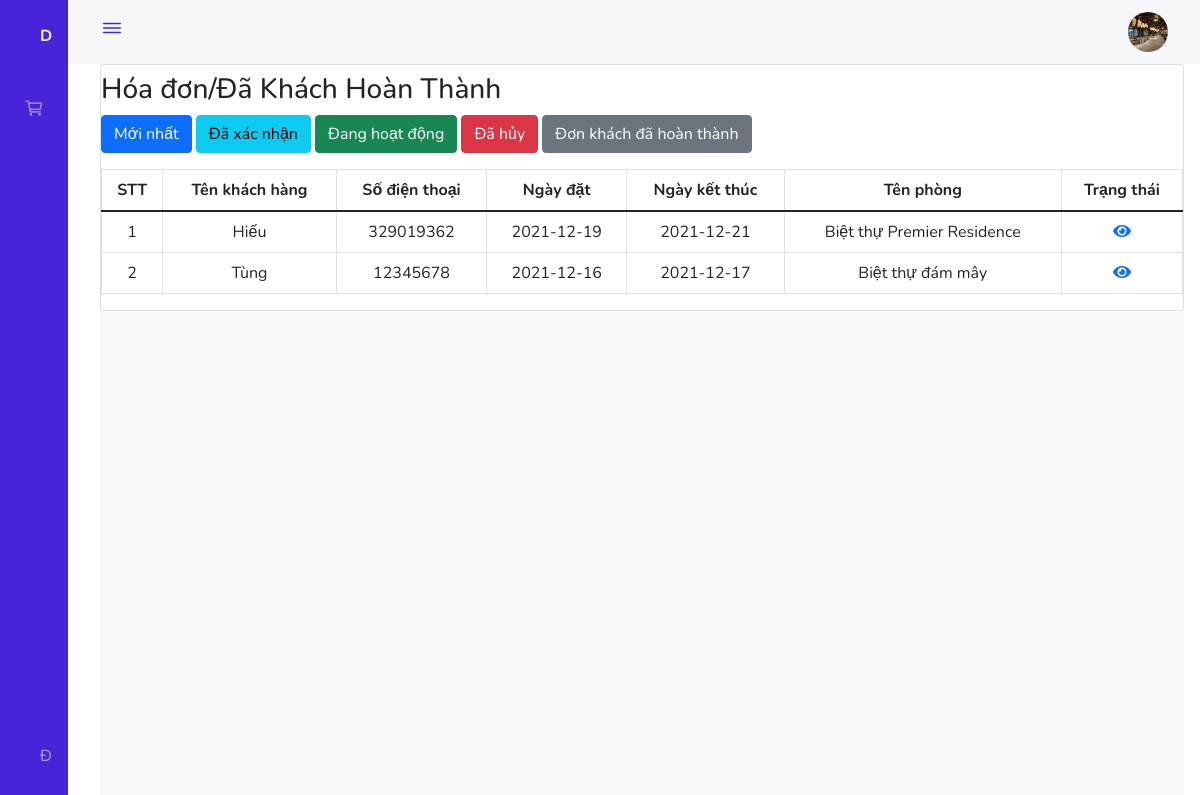
The app's page /Admin/Reserver_employee/index.php?completed (signed in) with its own data.
### tables this page shows
CREATE TABLE `customers` (
  `id_customers` int(11) NOT NULL,
  `email` varchar(255) NOT NULL,
  `pass` varchar(255) NOT NULL,
  `sdt` int(10) NOT NULL,
  `full_name` varchar(255) NOT NULL,
  `img` varchar(255) NOT NULL,
  `address` varchar(255) NOT NULL,
  `status` int(11) NOT NULL DEFAULT 1
);

CREATE TABLE `reserver` (
  `id_reserver` int(11) NOT NULL,
  `id_customers` int(11) NOT NULL,
  `start_date` date NOT NULL,
  `end_date` date NOT NULL,
  `status` varchar(3000) NOT NULL DEFAULT 'Chờ xác nhận',
  `id_voucher` int(11) DEFAULT NULL,
  `number_people` int(11) NOT NULL
);

CREATE TABLE `villa` (
  `id_villa` int(11) NOT NULL,
  `name` varchar(255) NOT NULL,
  `images` varchar(255) NOT NULL,
  `villa_category_id` int(11) NOT NULL,
  `price` int(10) NOT NULL,
  `desciption` varchar(255) NOT NULL,
  `quantity` int(11) NOT NULL,
  `area` int(11) NOT NULL,
  `view` varchar(255) NOT NULL,
  `price_sale` int(11) NOT NULL DEFAULT 0,
  `bedrooms` int(11) NOT NULL DEFAULT 1,
  `status` int(11) NOT NULL DEFAULT 1,
  `img1` varchar(255) NOT NULL,
  `img2` varchar(255) NOT NULL,
  `img3` varchar(255) NOT NULL
);

### Admin/Reserver_employee/index.php (called while the page is built, shortened)
<?php
require_once '../../global.php';
require_once '../../Dao/Pdo.php';
require_once '../../Dao/Reserve.php';
extract($_REQUEST);
if (exist_params('btn_insert')) {
    $start_date = $_POST["start_date"];
    $end_date = $_POST["end_date"];
    if (isset($_POST["id_voucher"]) && !empty($_POST["id_voucher"])) {
        $data = [
            "id_customers" => $_POST["id_customers"],
            "start_date" => $start_date,
            "end_date" => $end_date,
            "status" => 'Chờ xác nhận',
            "id_voucher" => $_POST["id_voucher"],
            "number_people" => $_POST['quantity']
        ];
        if (insert_reserve($data) == true) {
            $id_reserver = select_one_reserve();
            foreach ($_SESSION['cart'] as $key => $value) {
                if (isset($_SESSION['cart_option']) || !empty($_SESSION['cart_option'])) {
                    foreach ($_SESSION['cart_option'] as $key => $value_option) {
                        insert_id_villa_reserve(intval($id_reserver['id_reserver']), intval($value['id_villa']), intval($value_option['id']));
                    }
                } else {
                    insert_id_villa_not_service_reserve(intval($id_reserver['id_reserver']), intval($value['id_villa']));
                }
            }
            $_SESSION['message'] = "Đặt thành công!";
            unset($_SESSION['cart']);
            unset($_SESSION['cart_option']);
            unset($_SESSION['voucher']);
            unset($_SESSION['voucher_sales']);
            header('location: ' . $LAYOUT_URL . '/login.php');
            die;
        }
    } else {
        $data = [
            "id_customers" => $_POST["id_customers"],
            "start_date" => $start_date,
            "end_date" => $end_date,
            "status" => 'Chờ xác nhận',
            "number_people" => $_POST['quantity']
        ];
        if (insert_not_voucher_reserve($data) == true) {
            $id_reserver = select_one_reserve();
            foreach ($_SESSION['cart'] as $key => $value) {
                if (isset($_SESSION['cart_option']) || !empty($_SESSION['cart_option'])) {
                    foreach ($_SESSION['cart_option'] as $key => $value_option) {
                        insert_id_villa_reserve(intval($id_reserver['id_reserver']), intval($value['id_villa']), intval($value_option['id']));
                    }
                } else {
                    insert_id_villa_not_service_reserve(intval($id_reserver['id_reserver']), intval($value['id_villa']));
                }
            }
            $_SESSION['message'] = "Đặt thành công!";
            unset($_SESSION['cart']);
            unset($_SESSION['cart_option']);
            unset($_SESSION['voucher']);
            unset($_SESSION['voucher_sales']);
            header('location: ' . $LAYOUT_URL . '/login.php');
            die;
        }
    }
} elseif (exist_params('confirmed')) {
    $data = select_all_reserver_where("Đặt thành công");
    $VIEW_NAME = 'confirmed.php';
} elseif (exist_params('active')) {
    $data = select_all_reserver_where("Đang hoạt động");
    $VIEW_NAME = 'active.php';
} elseif (exist_params('cancel')) {
    $data = select_all_reserver_where("Hủy");
    $VIEW_NAME = 'cancel.php';
} elseif (exist_params('completed')) {
    $data = select_all_reserver_where("Hoàn thành");
} elseif (exist_params('details')) {
    $id = $_GET['details'];
    $data = select_one_villa_reserver($id);
    $VIEW_NAME = 'details.php';
} else {
    $data = select_all_reserver_where("Chờ xác nhận");
    $VIEW_NAME = 'list.php';
}
require_once '../employee_layout.php';

### global.php (called while the page is built, shortened)
<?php
$ROOT_URL = "http://localhost/du_an_flamingo";
$CONTENT_URL = "$ROOT_URL/Content";
$ADMIN_URL = "$ROOT_URL/Admin";

### Dao/Pdo.php (called while the page is built, shortened)
<?php
function pdo_get_connection()
{
    $dburl = "mysql:host=localhost;dbname=abec";
    $username = "root";
    $password = "";
    $conn = new PDO($dburl, $username, $password);
    $conn->setAttribute(PDO::ATTR_ERRMODE, PDO::ERRMODE_EXCEPTION);
    return $conn;
}
function pdo_query($sql)
{
    try {
        $conn = pdo_get_connection();
        $stmt = $conn->prepare($sql);
        $stmt->execute();
        $rows = $stmt->fetchAll();
        return $rows;
    } catch (PDOException $e) {
        echo "lỗi: ";
        $e->getMessage();
    } finally {
        unset($conn);
    }
}

### Dao/Reserve.php (called while the page is built, shortened)
<?php
function select_all_reserver_where($status)
{
    $sql = "SELECT *,id_reserver , customers.full_name as cus_name, customers.sdt as cus_sdt, reserver.start_date as start_date, reserver.end_date as end_date, reserver.status as status,  villa.name as name_villa  FROM  reserver JOIN reserver_details ON reserver_details.reserve_id = reserver.id_reserver JOIN villa ON villa.id_villa = reserver_details.villa_id JOIN customers on customers.id_customers = reserver.id_customers WHERE  `reserver`.`status`= '" . $status . "'  ORDER BY id_reserver  DESC";
    return pdo_query($sql);
}

### Admin/Reserver_employee/completed.php (the view, shortened to what this page needs)
<h3 class="pt-2">Hóa đơn/Đã Khách Hoàn Thành</h3>
<div class="row mb-3">
    <div class="col">
        <a href="?new" class="btn btn-primary">Mới nhất</a>
        <a href="?confirmed" class="btn btn-info">Đã xác nhận</a>
        <a href="?active" class="btn btn-success">Đang hoạt động</a>
        <a href="?cancel" class="btn btn-danger">Đã hủy</a>
        <a href="?completed" class="btn btn-secondary">Đơn khách đã hoàn thành</a>
    </div>
</div>
<?php
$formatted_array = array();
foreach ($data as $element) {
    $formatted_array[$element['id_reserver']][] = $element;
}
?>
<table   id="tablecontact" class="table text-center table-bordered">
    <thead>
        <tr>
            <th scope="col">STT</th>
            <th scope="col">Tên khách hàng</th>
            <th scope="col">Số điện thoại</th>
            <th scope="col">Ngày đặt</th>
            <th scope="col">Ngày kết thúc</th>
            <th scope="col">Tên phòng</th>
            <th scope="col">Trạng thái</th>
        </tr>
    </thead>
    <?php $i =1; foreach ($formatted_array as $row) : ?>
        <tr>
            <td rowspan="<?= count($row) ?>"><?= $i++; ?></td>
            <td rowspan="<?= count($row) ?>"><?= $row[0]['cus_name'] ?></td>
            <td rowspan="<?= count($row) ?>"><?= $row[0]['cus_sdt'] ?></td>
            <td rowspan="<?= count($row) ?>"><?= $row[0]['start_date'] ?></td>
            <td rowspan="<?= count($row) ?>"><?= $row[0]['end_date'] ?></td>
            <?php foreach ($row as $value) : ?>
                <td><?= $value['name_villa'] ?></td>
                <td>
                    <a href="index.php?details=<?= $value['id_reserver'] ?>" style="cursor: pointer;" class="fas fa-eye"></a>
                </td>
        </tr>
        <?php endforeach; ?>
    <?php endforeach; ?>
</table>

### Admin/employee_layout.php (shortened to what this page needs)
<!DOCTYPE html>
<html lang="en">
<head>
    <link rel="stylesheet" href="https://pro.fontawesome.com/releases/v5.10.0/css/all.css" />
    <link href="https://cdn.jsdelivr.net/npm/bootstrap@5.1.3/dist/css/bootstrap.min.css" rel="stylesheet">
    <link rel="stylesheet" href="<?= $CONTENT_URL ?>/CSS/admins.css">
    <link rel="stylesheet" href="<?= $CONTENT_URL ?>/CSS/footer.css">
</head>
<body id="body-pd">
    <header class="header" id="header">
        <div class="header_toggle">
            <ion-icon name="menu-outline" id="header-toggle"></ion-icon>
        </div>
        <div class="header_img"> <a href="<?= $ADMIN_URL ?>/Employee/index.php?admin_id=<?= $_SESSION['employee']['id_employee'] ?>"><img src="<?= $CONTENT_URL ?>/Images/<?= $_SESSION['employee']['img'] ?>" alt=""></a> </div>
    </header>
    <div class="l-navbar" id="nav-bar">
        <nav class="nav">
            <div> <a href="#" class="nav_logo"> <i class='bx bx-layer nav_logo-icon'></i> <span class="nav_logo-name">Dashboard</span> </a>
                <div class="nav_list">
                    <a href="<?= $ADMIN_URL ?>/Reserver_employee/index.php" class="nav_link">
                        <ion-icon name="cart-outline" class='bx bx-message-square-detail nav_icon'></ion-icon><span class="nav_name">Khách đặt</span>
                    </a>
                </div>
            </div>
            <a onclick="return sigout()" href="<?= $ADMIN_URL ?>/index.php?sigout" class="nav_link"> <i class='bx bx-log-out nav_icon'></i> <span class="nav_name">Đăng xuất</span> </a>
        </nav>
    </div>
    <div class="height-100 bg-light">
        <div class="card">
            <?php
            require_once $VIEW_NAME
            ?>
        </div>
    </div>
</body>
</html>

### Content/CSS/admins.css (style rules this page uses)
:root { --header-height: 3rem; --nav-width: 68px; --first-color: #4723D9; --first-color-light: #AFA5D9; --white-color: #F7F6FB; --body-font: 'Nunito', sans-serif; --normal-font-size: 1rem; --z-fixed: 100 }
body { position: relative; margin: var(--header-height) 0 0 0; padding: 0 1rem; font-family: var(--body-font); font-size: var(--normal-font-size); transition: .5s }
a { text-decoration: none }
.header { width: 100%; height: var(--header-height); position: fixed; top: 0; left: 0; display: flex; align-items: center; justify-content: space-between; padding: 0 1rem; background-color: var(--white-color); z-index: var(--z-fixed); transition: .5s }
.header_toggle { color: var(--first-color); font-size: 1.5rem; cursor: pointer }
.header_img { width: 35px; height: 35px; display: flex; justify-content: center; border-radius: 50%; overflow: hidden }
.header_img img { width: 40px }
.l-navbar { position: fixed; top: 0; left: -30%; width: var(--nav-width); height: 100vh; background-color: var(--first-color); padding: .5rem 1rem 0 0; transition: .5s; z-index: var(--z-fixed) }
.nav { height: 100%; display: flex; flex-direction: column; justify-content: space-between; overflow: hidden }
.nav_logo, .nav_link { display: grid; grid-template-columns: max-content max-content; align-items: center; column-gap: 1rem; padding: .5rem 0 .5rem 1.5rem }
.nav_logo { margin-bottom: 2rem }
.nav_logo-name { color: var(--white-color); font-weight: 700 }
.nav_link { position: relative; color: var(--first-color-light); margin-bottom: 1.5rem; transition: .3s }
.nav_icon { font-size: 1.25rem }
.height-100 { height: 100vh }
@media screen and (min-width: 768px) { body { margin: calc(var(--header-height) + 1rem) 0 0 0; padding-left: calc(var(--nav-width) + 2rem) } }
@media screen and (min-width: 768px) { .header { height: calc(var(--header-height) + 1rem); padding: 0 2rem 0 calc(var(--nav-width) + 2rem) } }
@media screen and (min-width: 768px) { .header_img { width: 40px; height: 40px } }
@media screen and (min-width: 768px) { .header_img img { width: 45px } }
@media screen and (min-width: 768px) { .l-navbar { left: 0; padding: 1rem 1rem 0 0 } }

### Admin/employee_layout.php (style rules this page uses)
img { width: 100%; height: 100%; object-fit: cover; }

### records on screen
customers: full_name "Hiếu", sdt "329019362"
reserver: start_date "2021-12-19", end_date "2021-12-21", villa.name "Biệt thự Premier Residence"
customers: full_name "Tùng", sdt "12345678"
reserver: start_date "2021-12-16", end_date "2021-12-17", villa.name "Biệt thự đám mây"
